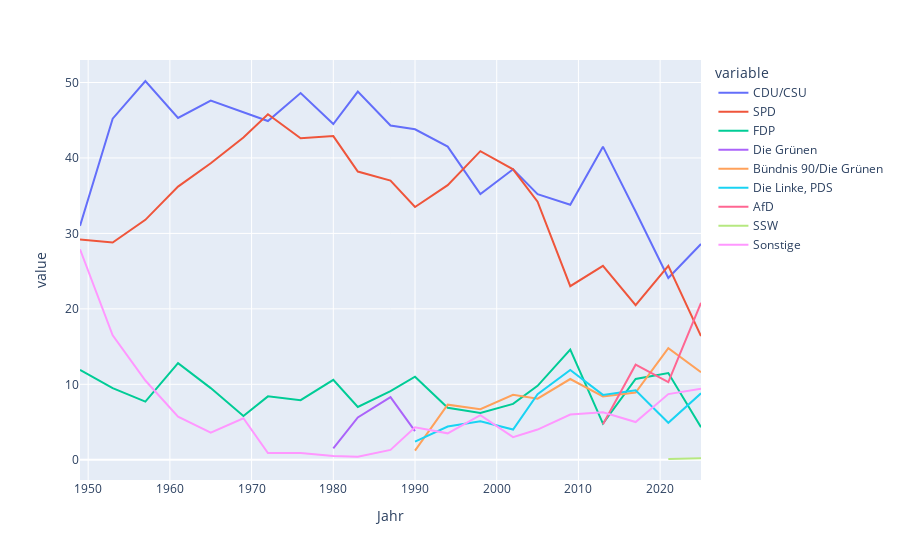

Notebook code for this chart:
### Code cell
df.plot()

### Figure 1 — Plotly figure (JSON) as saved in the notebook; plotly's stock layout.template omitted (floating-point values rounded to 4 significant figures)
{"data": [{"hovertemplate": "variable=CDU/CSU<br>Jahr=%{x}<br>value=%{y}<extra></extra>", "legendgroup": "CDU/CSU", "line": {"color": "#636efa", "dash": "solid"}, "marker": {"symbol": "circle"}, "mode": "lines", "name": "CDU/CSU", "orientation": "v", "showlegend": true, "type": "scatter", "x": [2025, 2021, 2017, 2013, 2009, 2005, 2002, 1998, 1994, 1990, 1987, 1983, 1980, 1976, 1972, 1969, 1965, 1961, 1957, 1953, 1949], "xaxis": "x", "y": [28.6, 24.1, 32.9, 41.5, 33.8, 35.2, 38.5, 35.2, 41.5, 43.8, 44.3, 48.8, 44.5, 48.6, 44.9, 46.1, 47.6, 45.3, 50.2, 45.2, 31], "yaxis": "y"}, {"hovertemplate": "variable=SPD<br>Jahr=%{x}<br>value=%{y}<extra></extra>", "legendgroup": "SPD", "line": {"color": "#EF553B", "dash": "solid"}, "marker": {"symbol": "circle"}, "mode": "lines", "name": "SPD", "orientation": "v", "showlegend": true, "type": "scatter", "x": [2025, 2021, 2017, 2013, 2009, 2005, 2002, 1998, 1994, 1990, 1987, 1983, 1980, 1976, 1972, 1969, 1965, 1961, 1957, 1953, 1949], "xaxis": "x", "y": [16.4, 25.7, 20.5, 25.7, 23, 34.2, 38.5, 40.9, 36.4, 33.5, 37, 38.2, 42.9, 42.6, 45.8, 42.7, 39.3, 36.2, 31.8, 28.8, 29.2], "yaxis": "y"}, {"hovertemplate": "variable=FDP<br>Jahr=%{x}<br>value=%{y}<extra></extra>", "legendgroup": "FDP", "line": {"color": "#00cc96", "dash": "solid"}, "marker": {"symbol": "circle"}, "mode": "lines", "name": "FDP", "orientation": "v", "showlegend": true, "type": "scatter", "x": [2025, 2021, 2017, 2013, 2009, 2005, 2002, 1998, 1994, 1990, 1987, 1983, 1980, 1976, 1972, 1969, 1965, 1961, 1957, 1953, 1949], "xaxis": "x", "y": [4.3, 11.5, 10.7, 4.8, 14.6, 9.8, 7.4, 6.2, 6.9, 11, 9.1, 7, 10.6, 7.9, 8.4, 5.8, 9.5, 12.8, 7.7, 9.5, 11.9], "yaxis": "y"}, {"hovertemplate": "variable=Die Grünen<br>Jahr=%{x}<br>value=%{y}<extra></extra>", "legendgroup": "Die Grünen", "line": {"color": "#ab63fa", "dash": "solid"}, "marker": {"symbol": "circle"}, "mode": "lines", "name": "Die Grünen", "orientation": "v", "showlegend": true, "type": "scatter", "x": [2025, 2021, 2017, 2013, 2009, 2005, 2002, 1998, 1994, 1990, 1987, 1983, 1980, 1976, 1972, 1969, 1965, 1961, 1957, 1953, 1949], "xaxis": "x", "y": [null, null, null, null, null, null, null, null, null, 3.8, 8.3, 5.6, 1.5, null, null, null, null, null, null, null, null], "yaxis": "y"}, {"hovertemplate": "variable=Bündnis 90/Die Grünen<br>Jahr=%{x}<br>value=%{y}<extra></extra>", "legendgroup": "Bündnis 90/Die Grünen", "line": {"color": "#FFA15A", "dash": "solid"}, "marker": {"symbol": "circle"}, "mode": "lines", "name": "Bündnis 90/Die Grünen", "orientation": "v", "showlegend": true, "type": "scatter", "x": [2025, 2021, 2017, 2013, 2009, 2005, 2002, 1998, 1994, 1990, 1987, 1983, 1980, 1976, 1972, 1969, 1965, 1961, 1957, 1953, 1949], "xaxis": "x", "y": [11.6, 14.8, 8.9, 8.4, 10.7, 8.1, 8.6, 6.7, 7.3, 1.2, null, null, null, null, null, null, null, null, null, null, null], "yaxis": "y"}, {"hovertemplate": "variable=Die Linke, PDS<br>Jahr=%{x}<br>value=%{y}<extra></extra>", "legendgroup": "Die Linke, PDS", "line": {"color": "#19d3f3", "dash": "solid"}, "marker": {"symbol": "circle"}, "mode": "lines", "name": "Die Linke, PDS", "orientation": "v", "showlegend": true, "type": "scatter", "x": [2025, 2021, 2017, 2013, 2009, 2005, 2002, 1998, 1994, 1990, 1987, 1983, 1980, 1976, 1972, 1969, 1965, 1961, 1957, 1953, 1949], "xaxis": "x", "y": [8.8, 4.9, 9.2, 8.6, 11.9, 8.7, 4, 5.1, 4.4, 2.4, null, null, null, null, null, null, null, null, null, null, null], "yaxis": "y"}, {"hovertemplate": "variable=AfD<br>Jahr=%{x}<br>value=%{y}<extra></extra>", "legendgroup": "AfD", "line": {"color": "#FF6692", "dash": "solid"}, "marker": {"symbol": "circle"}, "mode": "lines", "name": "AfD", "orientation": "v", "showlegend": true, "type": "scatter", "x": [2025, 2021, 2017, 2013, 2009, 2005, 2002, 1998, 1994, 1990, 1987, 1983, 1980, 1976, 1972, 1969, 1965, 1961, 1957, 1953, 1949], "xaxis": "x", "y": [20.8, 10.3, 12.6, 4.7, null, null, null, null, null, null, null, null, null, null, null, null, null, null, null, null, null], "yaxis": "y"}, {"hovertemplate": "variable=SSW<br>Jahr=%{x}<br>value=%{y}<extra></extra>", "legendgroup": "SSW", "line": {"color": "#B6E880", "dash": "solid"}, "marker": {"symbol": "circle"}, "mode": "lines", "name": "SSW", "orientation": "v", "showlegend": true, "type": "scatter", "x": [2025, 2021, 2017, 2013, 2009, 2005, 2002, 1998, 1994, 1990, 1987, 1983, 1980, 1976, 1972, 1969, 1965, 1961, 1957, 1953, 1949], "xaxis": "x", "y": [0.2, 0.1, null, null, null, null, null, null, null, null, null, null, null, null, null, null, null, null, null, null, null], "yaxis": "y"}, {"hovertemplate": "variable=Sonstige<br>Jahr=%{x}<br>value=%{y}<extra></extra>", "legendgroup": "Sonstige", "line": {"color": "#FF97FF", "dash": "solid"}, "marker": {"symbol": "circle"}, "mode": "lines", "name": "Sonstige", "orientation": "v", "showlegend": true, "type": "scatter", "x": [2025, 2021, 2017, 2013, 2009, 2005, 2002, 1998, 1994, 1990, 1987, 1983, 1980, 1976, 1972, 1969, 1965, 1961, 1957, 1953, 1949], "xaxis": "x", "y": [9.4, 8.7, 5, 6.3, 6, 4, 3, 5.9, 3.5, 4.3, 1.3, 0.4, 0.5, 0.9, 0.9, 5.5, 3.6, 5.7, 10.5, 16.5, 27.9], "yaxis": "y"}], "layout": {"legend": {"title": {"text": "variable"}, "tracegroupgap": 0}, "margin": {"t": 60}, "xaxis": {"anchor": "y", "domain": [0, 1], "title": {"text": "Jahr"}}, "yaxis": {"anchor": "x", "domain": [0, 1], "title": {"text": "value"}}}}
